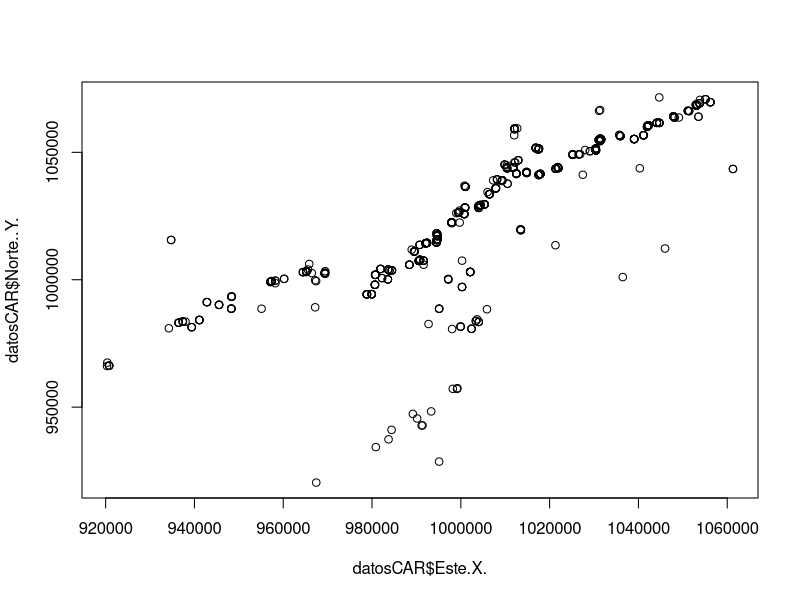
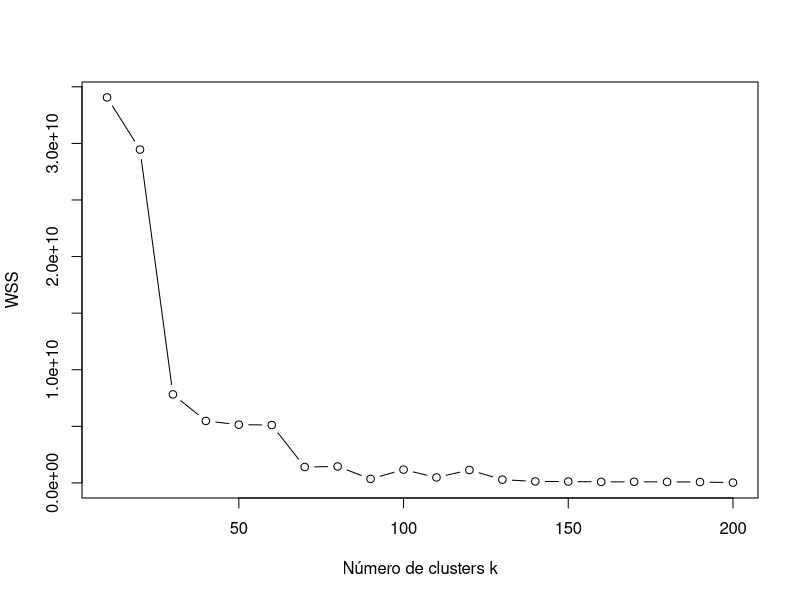

The R source for these figures, in order:
###############################################################################
# Script: Lectura y preprocesamiento de datos de calidad del agua
#
# Descripción:
# Este script realiza la lectura de datos consolidados de calidad del agua,
# ajusta los tipos de datos, calcula el Índice de Calidad del Agua (ICA)
# a partir de cinco variables fisicoquímicas y agrupa espacialmente las
# observaciones mediante k-means con el fin de incrementar el número de
# observaciones temporales por ubicación para análisis funcional posterior.
#
# El script está pensado para ejecutarse en un entorno local. Las rutas
# deben ajustarse según la ubicación de los archivos en cada sistema.
#
# Entradas:
# - DatosCarConsolidados.csv : archivo CSV con variables fisicoquímicas y
#   coordenadas espaciales.
#
# Salidas:
# - Objeto `datosFinales`: data.frame con ICA calculado y coordenadas
#   agrupadas mediante k-means.
###############################################################################

## ---------------------------------------------------------------------------
## Configuración del entorno (ruta local)
## ---------------------------------------------------------------------------

# Ruta local de trabajo (ajustar según el sistema del usuario)
setwd("C:/Users/sierr/OneDrive/Documentos/Calidad del agua")

## ---------------------------------------------------------------------------
## Librerías
## ---------------------------------------------------------------------------

library(sf)
library(ggplot2)
library(dplyr)
library(readr)

## ---------------------------------------------------------------------------
## Lectura de datos
## ---------------------------------------------------------------------------

# Datos consolidados de calidad del agua
datosCAR <- read.csv("DatosCarConsolidados.csv")

## ---------------------------------------------------------------------------
## Análisis descriptivo inicial
## ---------------------------------------------------------------------------

# Visualización básica de la distribución espacial de los puntos de muestreo
plot(datosCAR$Este.X., datosCAR$Norte..Y.)

# Inspección visual del conjunto de datos
View(datosCAR)

## ---------------------------------------------------------------------------
## Ajuste de tipos de datos
## ---------------------------------------------------------------------------

# Conversión de variables a formato numérico:
# - Reemplazo de separadores decimales
# - Conversión de valores faltantes codificados como texto
for (j in 2:dim(datosCAR)[2]) {
  datosCAR[[j]] <- as.numeric(
    gsub(",", ".", gsub("#N/A", NA, as.character(datosCAR[[j]])))
  )
}

## ---------------------------------------------------------------------------
## Cálculo del Índice de Calidad del Agua (ICA)
## ---------------------------------------------------------------------------

# El ICA se calcula como una combinación ponderada de cinco subíndices:
# ICA = 0.2 * (I_OD + I_SST + I_DQO + I_CE + I_PH)

## ---- I_OD: Oxígeno disuelto -----------------------------------------------

# Función para la concentración de saturación de oxígeno disuelto
# Dependiente de temperatura y altitud (Benson & Krause)
Cp <- function(Temp, A) {
  (14.652 - 0.41022 * Temp + 0.007991 * Temp^2 - 0.000077774 * Temp^3) /
    (1 + 0.000022 * A)
}

# Se asume una altitud promedio de Bogotá de 2640 m
PS_OD <- datosCAR$Oxígeno.disuelto / Cp(datosCAR$Temperatura.agua, 2640)

# Subíndice de oxígeno disuelto
I_OD <- ifelse(PS_OD > 1, 2 - PS_OD, PS_OD)

## ---- I_SST: Sólidos suspendidos totales ------------------------------------

I_SST <- ifelse(
  datosCAR$Sólidos.suspendidos.totales >= 6.67,
  ifelse(
    datosCAR$Sólidos.suspendidos.totales >= 340,
    0,
    1.02 - 0.003 * datosCAR$Sólidos.suspendidos.totales
  ),
  1
)

## ---- I_DQO: Demanda química de oxígeno -------------------------------------

I_DQO <- case_when(
  datosCAR$DQO <= 20                    ~ 0.91,
  datosCAR$DQO > 20 & datosCAR$DQO <= 25 ~ 0.71,
  datosCAR$DQO > 25 & datosCAR$DQO <= 40 ~ 0.51,
  datosCAR$DQO > 40 & datosCAR$DQO <= 80 ~ 0.26,
  datosCAR$DQO > 80                     ~ 0.71
)

## ---- I_CE: Conductividad eléctrica -----------------------------------------

I_CE <- (1 - 10^(-3.26 + 1.34 * log10(datosCAR$Conductividad)))
I_CE <- ifelse(I_CE < 0, 0, I_CE)

## ---- I_PH: Potencial de hidrógeno ------------------------------------------

I_PH <- case_when(
  datosCAR$pH < 4                      ~ 0.1,
  datosCAR$pH >= 4 & datosCAR$pH <= 7  ~ 0.02628419 * exp(datosCAR$pH * 0.520025),
  datosCAR$pH > 7 & datosCAR$pH <= 8   ~ 1,
  datosCAR$pH > 8 & datosCAR$pH <= 11  ~ exp((8 - datosCAR$pH) * 0.5187742),
  datosCAR$DQO > 80                    ~ 0.71
)

## ---- Construcción del ICA --------------------------------------------------

# Matriz de subíndices
indices <- cbind(I_OD, I_SST, I_DQO, I_CE, I_PH)

# Cálculo del índice de calidad del agua
ICA <- 0.2 * indices %*% cbind(rep(1, dim(indices)[2]))

# Adición del ICA al conjunto de datos

datosCAR$ICA<-ICA

datosCAR <- datosCAR %>%
  filter(!is.na(ICA))


## ---------------------------------------------------------------------------
## Exploración del número de observaciones por sitio
## ---------------------------------------------------------------------------

obs_por_sitio <- datosCAR %>%
  group_by(Este.X., Norte..Y.) %>%
  count()

obs_por_sitio

## ---------------------------------------------------------------------------
## Agrupación espacial mediante k-means
## ---------------------------------------------------------------------------

# Matriz de coordenadas espaciales
coords <- as.matrix(datosCAR %>% select(Este.X., Norte..Y.))

# Evaluación del número de clusters mediante WSS
size <- seq(10, 200, 10)
wss <- numeric(20)

for (k in 1:20) {
  km <- kmeans(coords, centers = size[k])
  wss[k] <- km$tot.withinss
}

# Visualización del criterio WSS

plot(size, wss, type = "b",
     xlab = "Número de clusters k",
     ylab = "WSS")

# Selección de k = 50 clusters (zona de estabilización del WSS)
km <- kmeans(coords, centers = 40)

# Coordenadas representativas de cada cluster
new_coords <- km$centers

# Asignación de nuevas coordenadas a cada observación
datosCAR$X <- new_coords[, 1][km$cluster]
datosCAR$Y <- new_coords[, 2][km$cluster]
